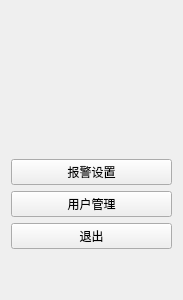
<?xml version="1.0" encoding="UTF-8"?>
<ui version="4.0">
 <class>NavigationBarForm</class>
 <widget class="QWidget" name="NavigationBarForm">
  <property name="geometry">
   <rect>
    <x>0</x>
    <y>0</y>
    <width>183</width>
    <height>300</height>
   </rect>
  </property>
  <property name="windowTitle">
   <string>Form</string>
  </property>
  <layout class="QVBoxLayout" name="verticalLayout_2">
   <item>
    <spacer name="verticalSpacer_3">
     <property name="orientation">
      <enum>Qt::Vertical</enum>
     </property>
     <property name="sizeType">
      <enum>QSizePolicy::Fixed</enum>
     </property>
     <property name="sizeHint" stdset="0">
      <size>
       <width>20</width>
       <height>40</height>
      </size>
     </property>
    </spacer>
   </item>
   <item>
    <layout class="QVBoxLayout" name="verticalLayout"/>
   </item>
   <item>
    <spacer name="verticalSpacer_2">
     <property name="orientation">
      <enum>Qt::Vertical</enum>
     </property>
     <property name="sizeHint" stdset="0">
      <size>
       <width>20</width>
       <height>40</height>
      </size>
     </property>
    </spacer>
   </item>
   <item>
    <widget class="QPushButton" name="pb_limit">
     <property name="text">
      <string>报警设置</string>
     </property>
    </widget>
   </item>
   <item>
    <widget class="QPushButton" name="pb_userManage">
     <property name="text">
      <string>用户管理</string>
     </property>
    </widget>
   </item>
   <item>
    <widget class="QPushButton" name="pb_quit">
     <property name="text">
      <string>退出</string>
     </property>
    </widget>
   </item>
   <item>
    <spacer name="verticalSpacer">
     <property name="orientation">
      <enum>Qt::Vertical</enum>
     </property>
     <property name="sizeType">
      <enum>QSizePolicy::Fixed</enum>
     </property>
     <property name="sizeHint" stdset="0">
      <size>
       <width>20</width>
       <height>40</height>
      </size>
     </property>
    </spacer>
   </item>
  </layout>
 </widget>
 <resources/>
 <connections/>
</ui>
